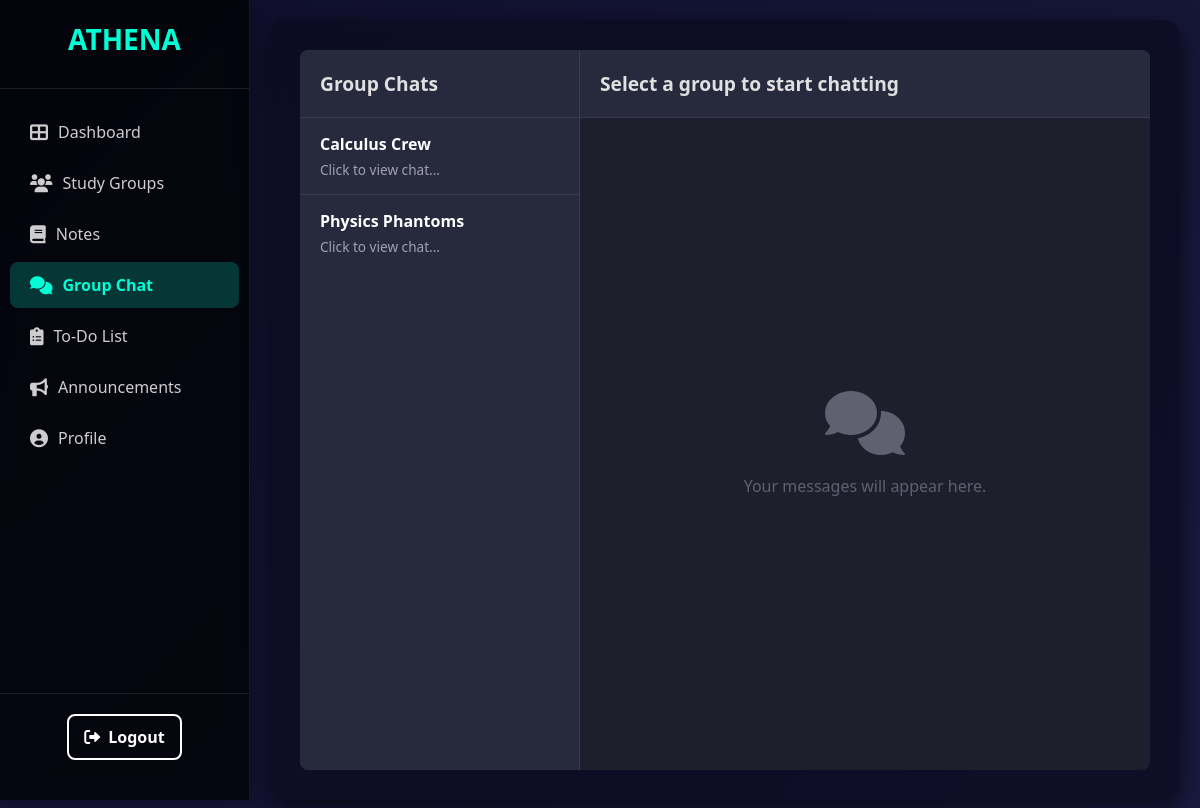
Page /users/dashboard/chat_box/group_chat.php (signed in) on the earlier database version.
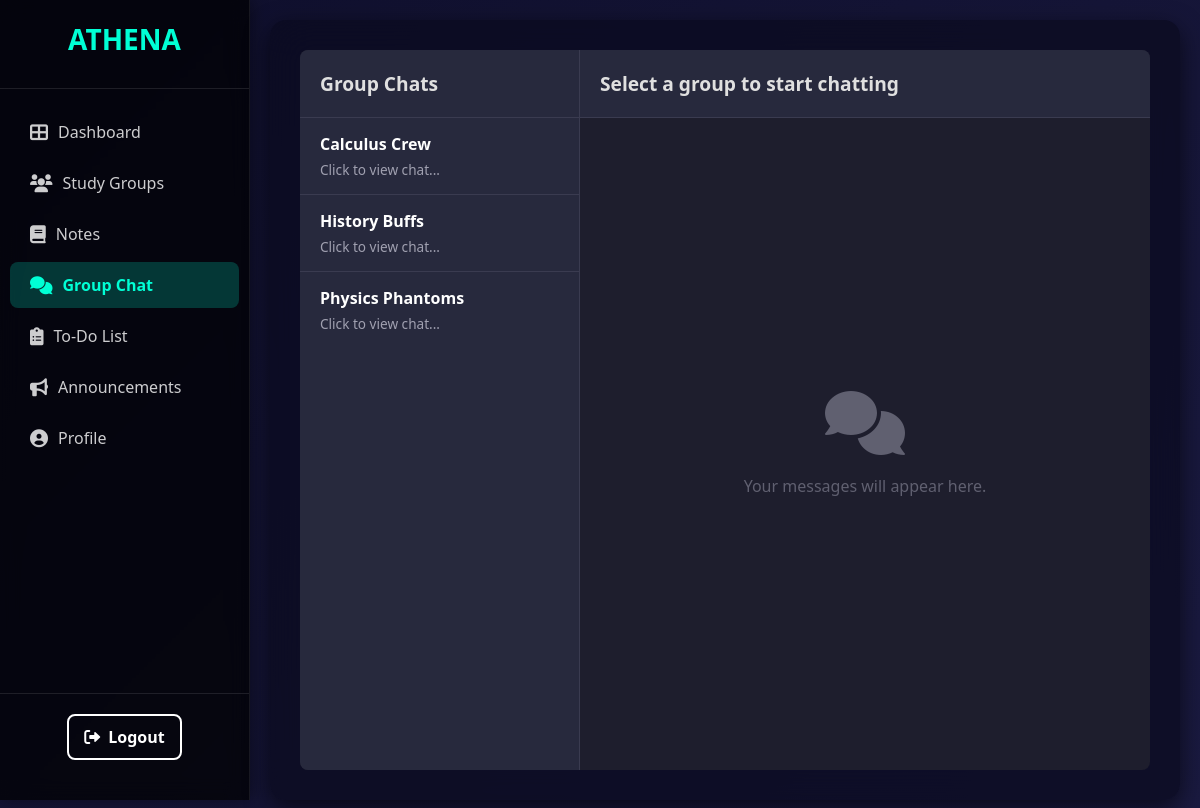
Same page on the later database version.
### tables this page shows
CREATE TABLE `study_group` (
  `group_id` int(11) NOT NULL,
  `group_name` varchar(100) NOT NULL,
  `description` text DEFAULT NULL,
  `user_id` int(11) NOT NULL,
  `approved` tinyint(1) DEFAULT 0,
  `created_at` datetime DEFAULT current_timestamp()
);

### users/dashboard/chat_box/group_chat.php (the view, shortened to what this page needs)
<?php
require '../../connect.php';
$user_id = $_SESSION['user_id'];
$groups_query = "
    SELECT sg.group_id, sg.group_name
    FROM study_group sg
    JOIN group_members gm ON sg.group_id = gm.group_id
    WHERE gm.user_id = ? AND sg.approved = 1
    ORDER BY sg.group_name ASC
";
$stmt_groups = $conn->prepare($groups_query);
$stmt_groups->bind_param("i", $user_id);
$stmt_groups->execute();
$groups_result = $stmt_groups->get_result();
$joined_groups = [];
while ($row = $groups_result->fetch_assoc()) {
    $joined_groups[] = $row;
}
?>
<!DOCTYPE html>
<html lang="en">
<head>
  <link rel="stylesheet" href="../panelstyle.css">
  <link rel="stylesheet" href="chat_style.css">
  <link rel="stylesheet" href="https://cdnjs.cloudflare.com/ajax/libs/font-awesome/6.0.0-beta3/css/all.min.css">
</head>
<body>
  <div class="dashboard-wrapper">
    <aside class="sidebar">
      <div class="sidebar-header"><div class="logo">ATHENA</div></div>
      <nav class="sidebar-nav">
        <ul>
          <li><a href="../user_panel.php"><i class="fas fa-th-large"></i> Dashboard</a></li>
          <li><a href="../study_groups/study_group.php"><i class="fas fa-users"></i> Study Groups</a></li>
          <li><a href="../notes/notes.php"><i class="fas fa-book"></i> Notes</a></li>
          <li class="active"><a href="group_chat.php"><i class="fas fa-comments"></i> Group Chat</a></li>
          <li><a href="../to-do/to-do.php"><i class="fas fa-clipboard-list"></i> To-Do List</a></li>
          <li><a href="../announcements/u_announcements.php"><i class="fas fa-bullhorn"></i> Announcements</a></li>
          <li><a href="../profile/profile_page.php"><i class="fas fa-user-circle"></i> Profile</a></li>
        </ul>
      </nav>
      <div class="sidebar-footer"><a href="../../user_logout.php" class="logout-btn"><i class="fas fa-sign-out-alt"></i> Logout</a></div>
    </aside>
    <main class="main-content">
        <div class="chat-container">
            <div class="chat-sidebar">
                <div class="chat-sidebar-header"><h3>Group Chats</h3></div>
                <ul class="group-list">
                    <?php if (!empty($joined_groups)): ?>
                        <?php foreach ($joined_groups as $group): ?>
                            <li class="group-item" data-group-id="<?= $group['group_id'] ?>" data-group-name="<?= htmlspecialchars($group['group_name']) ?>">
                                <div class="group-info">
                                    <p class="group-name"><?= htmlspecialchars($group['group_name']) ?></p>
                                    <p class="group-last-message">Click to view chat...</p>
                                </div>
                            </li>
                        <?php endforeach; ?>
                    <?php else: ?>
                        <li class="no-groups">You haven't joined any groups yet.</li>
                    <?php endif; ?>
                </ul>
            </div>
            <div class="chat-main">
                <div class="chat-header">
                    <h3 id="current-group-name">Select a group to start chatting</h3>
                </div>
                <div class="chat-messages" id="chat-messages-container">
                    <div class="no-group-selected">
                        <i class="fas fa-comments"></i>
                        <p>Your messages will appear here.</p>
                    </div>
                </div>
            </div>
        </div>
    </main>
  </div>
</body>
</html>

Differences in the rows shown:
now on this page (row edited): study_group: group_name "History Buffs"
